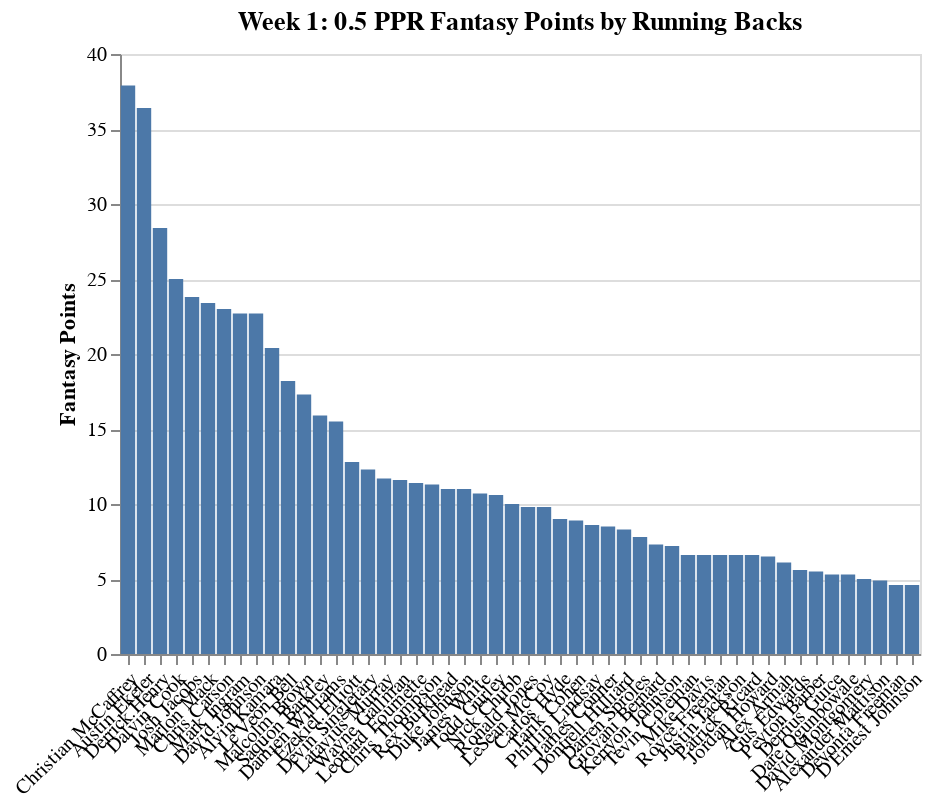

Notebook code cell kept with this figure:
### Code cell
chart

### Figure 1 — Vega-Lite specification as saved in the notebook (floating-point values rounded to 4 significant figures)
{"$schema": "https://vega.github.io/schema/vega-lite/v3.4.0.json", "config": {"background": "white", "mark": {"tooltip": null}, "view": {"height": 300, "width": 400}}, "data": {"name": "data-51ea8aa3e1f7514d8597119ddbc034c5"}, "datasets": {"data-51ea8aa3e1f7514d8597119ddbc034c5": [{"FantasyPoints": 37.9, "Player": "Christian McCaffrey", "Team": "CAR"}, {"FantasyPoints": 36.4, "Player": "Austin Ekeler", "Team": "LAC"}, {"FantasyPoints": 28.4, "Player": "Derrick Henry", "Team": "TEN"}, {"FantasyPoints": 25, "Player": "Dalvin Cook", "Team": "MIN"}, {"FantasyPoints": 23.8, "Player": "Josh Jacobs", "Team": "OAK"}, {"FantasyPoints": 23.4, "Player": "Marlon Mack", "Team": "IND"}, {"FantasyPoints": 23, "Player": "Chris Carson", "Team": "SEA"}, {"FantasyPoints": 22.7, "Player": "Mark Ingram", "Team": "BAL"}, {"FantasyPoints": 22.7, "Player": "David Johnson", "Team": "ARI"}, {"FantasyPoints": 20.4, "Player": "Alvin Kamara", "Team": "NO"}, {"FantasyPoints": 18.2, "Player": "Le'Veon Bell", "Team": "NYJ"}, {"FantasyPoints": 17.3, "Player": "Malcolm Brown", "Team": "LAR"}, {"FantasyPoints": 15.9, "Player": "Saquon Barkley", "Team": "NYG"}, {"FantasyPoints": 15.5, "Player": "Damien Williams", "Team": "KC"}, {"FantasyPoints": 12.8, "Player": "Ezekiel Elliott", "Team": "DAL"}, {"FantasyPoints": 12.3, "Player": "Devin Singletary", "Team": "BUF"}, {"FantasyPoints": 11.7, "Player": "Latavius Murray", "Team": "NO"}, {"FantasyPoints": 11.6, "Player": "Wayne Gallman", "Team": "NYG"}, {"FantasyPoints": 11.4, "Player": "Leonard Fournette", "Team": "JAC"}, {"FantasyPoints": 11.3, "Player": "Chris Thompson", "Team": "WAS"}, {"FantasyPoints": 11, "Player": "Rex Burkhead", "Team": "NE"}, {"FantasyPoints": 11, "Player": "Duke Johnson", "Team": "HOU"}, {"FantasyPoints": 10.7, "Player": "James White", "Team": "NE"}, {"FantasyPoints": 10.6, "Player": "Todd Gurley", "Team": "LAR"}, {"FantasyPoints": 10, "Player": "Nick Chubb", "Team": "CLE"}, {"FantasyPoints": 9.8, "Player": "Ronald Jones", "Team": "TB"}, {"FantasyPoints": 9.8, "Player": "LeSean McCoy", "Team": "KC"}, {"FantasyPoints": 9, "Player": "Carlos Hyde", "Team": "HOU"}, {"FantasyPoints": 8.9, "Player": "Tarik Cohen", "Team": "CHI"}, {"FantasyPoints": 8.6, "Player": "Phillip Lindsay", "Team": "DEN"}, {"FantasyPoints": 8.5, "Player": "James Conner", "Team": "PIT"}, {"FantasyPoints": 8.3, "Player": "Dontrell Hilliard", "Team": "CLE"}, {"FantasyPoints": 7.8, "Player": "Darren Sproles", "Team": "PHI"}, {"FantasyPoints": 7.3, "Player": "Giovani Bernard", "Team": "CIN"}, {"FantasyPoints": 7.2, "Player": "Kerryon Johnson", "Team": "DET"}, {"FantasyPoints": 6.6, "Player": "Tevin Coleman", "Team": "SF"}, {"FantasyPoints": 6.6, "Player": "Mike Davis", "Team": "CHI"}, {"FantasyPoints": 6.6, "Player": "Royce Freeman", "Team": "DEN"}, {"FantasyPoints": 6.6, "Player": "Justin Jackson", "Team": "LAC"}, {"FantasyPoints": 6.6, "Player": "Patrick Ricard", "Team": "BAL"}, {"FantasyPoints": 6.5, "Player": "Jordan Howard", "Team": "PHI"}, {"FantasyPoints": 6.1, "Player": "Alex Armah", "Team": "CAR"}, {"FantasyPoints": 5.6, "Player": "Gus Edwards", "Team": "BAL"}, {"FantasyPoints": 5.5, "Player": "Peyton Barber", "Team": "TB"}, {"FantasyPoints": 5.3, "Player": "Derrius Guice", "Team": "WAS"}, {"FantasyPoints": 5.3, "Player": "Dare Ogunbowale", "Team": "TB"}, {"FantasyPoints": 5, "Player": "David Montgomery", "Team": "CHI"}, {"FantasyPoints": 4.9, "Player": "Alexander Mattison", "Team": "MIN"}, {"FantasyPoints": 4.6, "Player": "Devonta Freeman", "Team": "ATL"}, {"FantasyPoints": 4.6, "Player": "D'Ernest Johnson", "Team": "CLE"}]}, "encoding": {"x": {"axis": {"labelAngle": -45, "title": ""}, "field": "Player", "sort": {"field": "FantasyPoints", "op": "sum", "order": "descending"}, "type": "nominal"}, "y": {"axis": {"title": "Fantasy Points"}, "field": "FantasyPoints", "type": "quantitative"}}, "mark": "bar", "title": "Week 1: 0.5 PPR Fantasy Points by Running Backs"}
